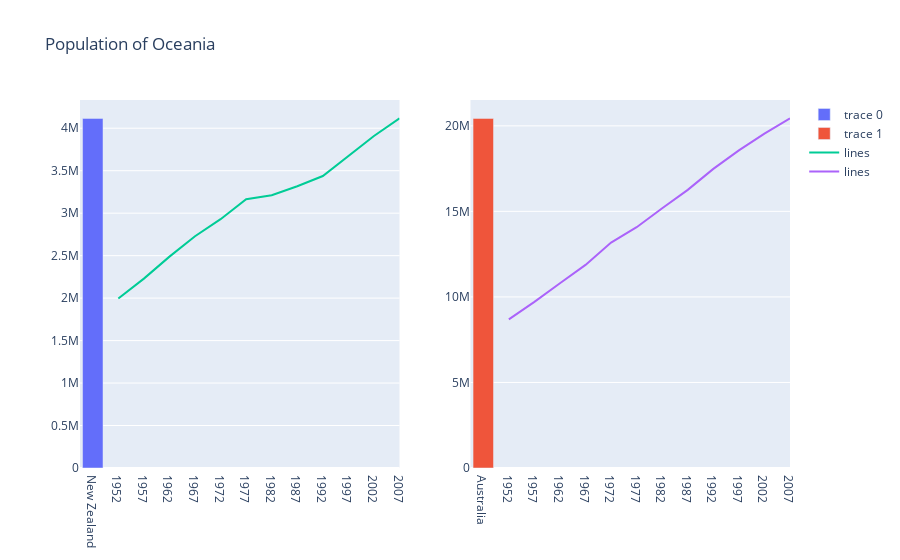

Notebook code cell kept with this figure:
### Code cell
fig = make_subplots(
        rows = 1, 
        cols = 2,
        specs = [[{"type" : "xy"}, {"type" : "xy"}]]
)

fig.add_trace(
    go.Bar(
        x = data[(data['year'] == 2007) & (data['country'] == 'New Zealand')]['country'],
        y = data[(data['year'] == 2007) & (data['country'] == 'New Zealand')]['pop'],
    ),
        row = 1,
        col = 1)

fig.add_trace(
    go.Bar(
        x = data[(data['year'] == 2007) & (data['country'] == 'Australia')]['country'],
        y = data[(data['year'] == 2007) & (data['country'] == 'Australia')]['pop'],
    ),
        row = 1,
        col = 2)

fig.add_trace(
    go.Scatter(
        x = data[data['country'] == 'New Zealand']['year'],
        y = data[data['country'] == 'New Zealand']['pop'],
        mode = 'lines',
        name = 'lines'
    ),
        row = 1,
        col = 1)

fig.add_trace(
    go.Scatter(
        x = data[data['country'] == 'Australia']['year'],
        y = data[data['country'] == 'Australia']['pop'],
        mode = 'lines',
        name = 'lines'
    ), 
        row = 1,
        col = 2)

fig.update_layout(title = 'Population of Oceania')

fig.show()

### Figure 1 — Plotly figure (JSON) as saved in the notebook; plotly's stock layout.template omitted (floating-point values rounded to 4 significant figures)
{"data": [{"type": "bar", "x": ["New Zealand"], "xaxis": "x", "y": [4115771], "yaxis": "y"}, {"type": "bar", "x": ["Australia"], "xaxis": "x2", "y": [20434176], "yaxis": "y2"}, {"mode": "lines", "name": "lines", "type": "scatter", "x": [1952, 1957, 1962, 1967, 1972, 1977, 1982, 1987, 1992, 1997, 2002, 2007], "xaxis": "x", "y": [1994794, 2229407, 2488550, 2728150, 2929100, 3164900, 3210650, 3317166, 3437674, 3676187, 3908037, 4115771], "yaxis": "y"}, {"mode": "lines", "name": "lines", "type": "scatter", "x": [1952, 1957, 1962, 1967, 1972, 1977, 1982, 1987, 1992, 1997, 2002, 2007], "xaxis": "x2", "y": [8691212, 9712569, 10794968, 11872264, 13177000, 14074100, 15184200, 16257249, 17481977, 18565243, 19546792, 20434176], "yaxis": "y2"}], "layout": {"title": {"text": "Population of Oceania"}, "xaxis": {"anchor": "y", "domain": [0, 0.45]}, "xaxis2": {"anchor": "y2", "domain": [0.55, 1]}, "yaxis": {"anchor": "x", "domain": [0, 1]}, "yaxis2": {"anchor": "x2", "domain": [0, 1]}}}
